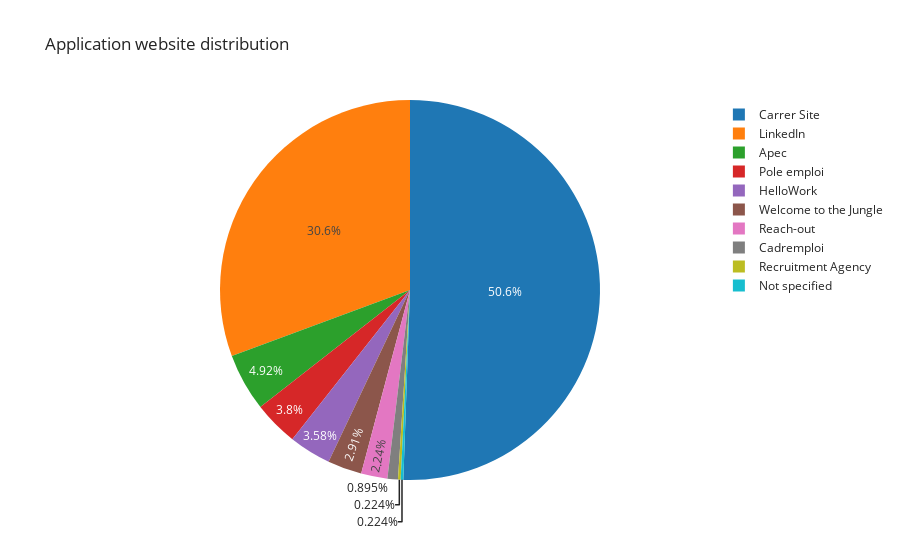

Notebook code for this chart:
### Code cell
source_counts = df_jsa_10_2023_p["source"].value_counts()

px.pie(values=source_counts.values, names=source_counts.index,
       title="Application website distribution")

### Figure 1 — Plotly figure (JSON) as saved in the notebook; plotly's stock layout.template omitted (floating-point values rounded to 4 significant figures)
{"data": [{"domain": {"x": [0, 1], "y": [0, 1]}, "hovertemplate": "label=%{label}<br>value=%{value}<extra></extra>", "labels": ["Carrer Site", "LinkedIn", "Apec", "Pole emploi", "HelloWork", "Welcome to the Jungle", "Reach-out", "Cadremploi", "Recruitment Agency", "Not specified"], "legendgroup": "", "name": "", "showlegend": true, "type": "pie", "values": [226, 137, 22, 17, 16, 13, 10, 4, 1, 1]}], "layout": {"legend": {"tracegroupgap": 0}, "title": {"text": "Application website distribution"}}}
